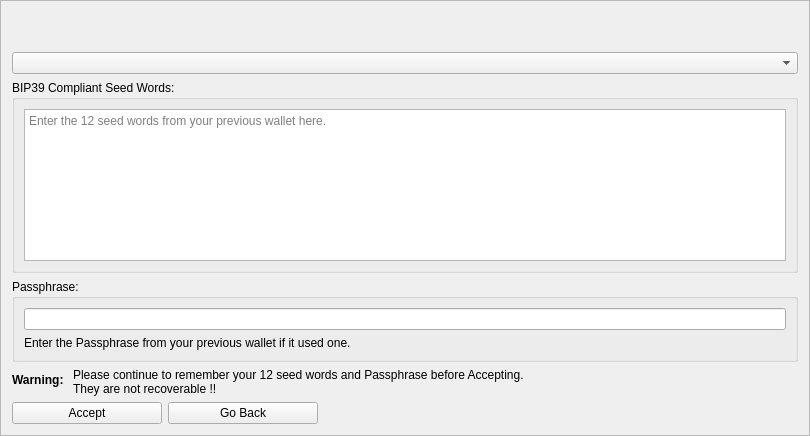
<?xml version="1.0" encoding="UTF-8"?>
<ui version="4.0">
 <class>MnemonicDialog3</class>
 <widget class="QFrame" name="MnemonicDialog3">
  <property name="geometry">
   <rect>
    <x>0</x>
    <y>0</y>
    <width>810</width>
    <height>436</height>
   </rect>
  </property>
  <property name="windowTitle">
   <string>Previous HD Wallet Re-creation</string>
  </property>
  <property name="frameShape">
   <enum>QFrame::StyledPanel</enum>
  </property>
  <property name="frameShadow">
   <enum>QFrame::Raised</enum>
  </property>
  <layout class="QVBoxLayout" name="verticalLayout">
   <item>
    <widget class="QLabel" name="lblHelp">
     <property name="palette">
      <palette>
       <active>
        <colorrole role="WindowText">
         <brush brushstyle="SolidPattern">
          <color alpha="255">
           <red>239</red>
           <green>41</green>
           <blue>41</blue>
          </color>
         </brush>
        </colorrole>
        <colorrole role="Text">
         <brush brushstyle="SolidPattern">
          <color alpha="255">
           <red>239</red>
           <green>41</green>
           <blue>41</blue>
          </color>
         </brush>
        </colorrole>
        <colorrole role="ButtonText">
         <brush brushstyle="SolidPattern">
          <color alpha="255">
           <red>239</red>
           <green>41</green>
           <blue>41</blue>
          </color>
         </brush>
        </colorrole>
       </active>
       <inactive>
        <colorrole role="WindowText">
         <brush brushstyle="SolidPattern">
          <color alpha="255">
           <red>239</red>
           <green>41</green>
           <blue>41</blue>
          </color>
         </brush>
        </colorrole>
        <colorrole role="Text">
         <brush brushstyle="SolidPattern">
          <color alpha="255">
           <red>239</red>
           <green>41</green>
           <blue>41</blue>
          </color>
         </brush>
        </colorrole>
        <colorrole role="ButtonText">
         <brush brushstyle="SolidPattern">
          <color alpha="255">
           <red>239</red>
           <green>41</green>
           <blue>41</blue>
          </color>
         </brush>
        </colorrole>
       </inactive>
       <disabled>
        <colorrole role="WindowText">
         <brush brushstyle="SolidPattern">
          <color alpha="255">
           <red>190</red>
           <green>190</green>
           <blue>190</blue>
          </color>
         </brush>
        </colorrole>
        <colorrole role="Text">
         <brush brushstyle="SolidPattern">
          <color alpha="255">
           <red>190</red>
           <green>190</green>
           <blue>190</blue>
          </color>
         </brush>
        </colorrole>
        <colorrole role="ButtonText">
         <brush brushstyle="SolidPattern">
          <color alpha="255">
           <red>190</red>
           <green>190</green>
           <blue>190</blue>
          </color>
         </brush>
        </colorrole>
       </disabled>
      </palette>
     </property>
     <property name="text">
      <string/>
     </property>
    </widget>
   </item>   
   <item><widget class="QLabel" name="lblWarningJapanese">
     <property name="palette">
      <palette>
       <active>
        <colorrole role="WindowText">
         <brush brushstyle="SolidPattern">
          <color alpha="255">
           <red>239</red>
           <green>41</green>
           <blue>41</blue>
          </color>
         </brush>
        </colorrole>
        <colorrole role="Text">
         <brush brushstyle="SolidPattern">
          <color alpha="255">
           <red>239</red>
           <green>41</green>
           <blue>41</blue>
          </color>
         </brush>
        </colorrole>
        <colorrole role="ButtonText">
         <brush brushstyle="SolidPattern">
          <color alpha="255">
           <red>239</red>
           <green>41</green>
           <blue>41</blue>
          </color>
         </brush>
        </colorrole>
       </active>
       <inactive>
        <colorrole role="WindowText">
         <brush brushstyle="SolidPattern">
          <color alpha="255">
           <red>239</red>
           <green>41</green>
           <blue>41</blue>
          </color>
         </brush>
        </colorrole>
        <colorrole role="Text">
         <brush brushstyle="SolidPattern">
          <color alpha="255">
           <red>239</red>
           <green>41</green>
           <blue>41</blue>
          </color>
         </brush>
        </colorrole>
        <colorrole role="ButtonText">
         <brush brushstyle="SolidPattern">
          <color alpha="255">
           <red>239</red>
           <green>41</green>
           <blue>41</blue>
          </color>
         </brush>
        </colorrole>
       </inactive>
       <disabled>
        <colorrole role="WindowText">
         <brush brushstyle="SolidPattern">
          <color alpha="255">
           <red>190</red>
           <green>190</green>
           <blue>190</blue>
          </color>
         </brush>
        </colorrole>
        <colorrole role="Text">
         <brush brushstyle="SolidPattern">
          <color alpha="255">
           <red>190</red>
           <green>190</green>
           <blue>190</blue>
          </color>
         </brush>
        </colorrole>
        <colorrole role="ButtonText">
         <brush brushstyle="SolidPattern">
          <color alpha="255">
           <red>190</red>
           <green>190</green>
           <blue>190</blue>
          </color>
         </brush>
        </colorrole>
       </disabled>
      </palette>
     </property>
     <property name="text">
      <string/>
     </property>
    </widget>
   </item> 
   <item>     
    <widget class="QComboBox" name="languageSeedWords"/>
   </item>
   <item>
    <widget class="QGroupBox" name="groupBox">
     <property name="title">
      <string>BIP39 Compliant Seed Words:</string>
     </property>
     <layout class="QGridLayout" name="gridLayout_3">
      <item row="0" column="0">
       <widget class="QPlainTextEdit" name="seedwordsEdit">
        <property name="readOnly">
         <bool>false</bool>
        </property>
        <property name="placeholderText">
         <string>Enter the 12 seed words from your previous wallet here.</string>
        </property>
       </widget>
      </item>
     </layout>
    </widget>
   </item>
   <item>
    <spacer name="verticalSpacer">
     <property name="orientation">
      <enum>Qt::Vertical</enum>
     </property>
     <property name="sizeHint" stdset="0">
      <size>
       <width>20</width>
       <height>10</height>
      </size>
     </property>
    </spacer>
   </item>
   <item>
    <widget class="QGroupBox" name="groupBox_2">
     <property name="title">
      <string>Passphrase:</string>
     </property>
     <layout class="QVBoxLayout" name="verticalLayout_2">
      <item>
       <widget class="QLineEdit" name="passphraseEdit">
        <property name="toolTip">
         <string>You will need the Passphrase if your previous wallet used one.</string>
        </property>
       </widget>
      </item>
      <item>
       <widget class="QLabel" name="passwordLabel">
        <property name="text">
         <string>Enter the Passphrase from your previous wallet if it used one.</string>
        </property>
       </widget>
      </item>
     </layout>
    </widget>
   </item>
   <item>
    <spacer name="verticalSpacer_4">
     <property name="orientation">
      <enum>Qt::Vertical</enum>
     </property>
     <property name="sizeHint" stdset="0">
      <size>
       <width>20</width>
       <height>40</height>
      </size>
     </property>
    </spacer>
   </item>
   <item>
    <layout class="QFormLayout" name="mnemonicLayout">
     <item row="1" column="0">
      <widget class="QLabel" name="label_3">
       <property name="font">
        <font>
         <weight>75</weight>
         <bold>true</bold>
        </font>
       </property>
       <property name="text">
        <string>Warning: </string>
       </property>
      </widget>
     </item>
     <item row="1" column="1">
      <widget class="QLabel" name="label_2">
       <property name="text">
        <string>Please continue to remember your 12 seed words and Passphrase before Accepting.
They are not recoverable !!</string>
       </property>
      </widget>
     </item>
    </layout>
   </item>
   <item>
    <layout class="QHBoxLayout" name="horizontalLayout_2">
     <item>
      <widget class="QPushButton" name="acceptButton">
       <property name="minimumSize">
        <size>
         <width>150</width>
         <height>0</height>
        </size>
       </property>
       <property name="maximumSize">
        <size>
         <width>150</width>
         <height>16777215</height>
        </size>
       </property>
       <property name="text">
        <string>Accept</string>
       </property>
       <property name="autoDefault">
        <bool>false</bool>
       </property>
      </widget>
     </item>
     <item>
      <widget class="QPushButton" name="backButton">
       <property name="minimumSize">
        <size>
         <width>150</width>
         <height>0</height>
        </size>
       </property>
       <property name="maximumSize">
        <size>
         <width>150</width>
         <height>16777215</height>
        </size>
       </property>
       <property name="text">
        <string>Go Back</string>
       </property>
      </widget>
     </item>
     <item>
      <spacer name="horizontalSpacer">
       <property name="orientation">
        <enum>Qt::Horizontal</enum>
       </property>
       <property name="sizeHint" stdset="0">
        <size>
         <width>40</width>
         <height>20</height>
        </size>
       </property>
      </spacer>
     </item>
    </layout>
   </item>
  </layout>
 </widget>
 <resources/>
 <connections/>
</ui>
